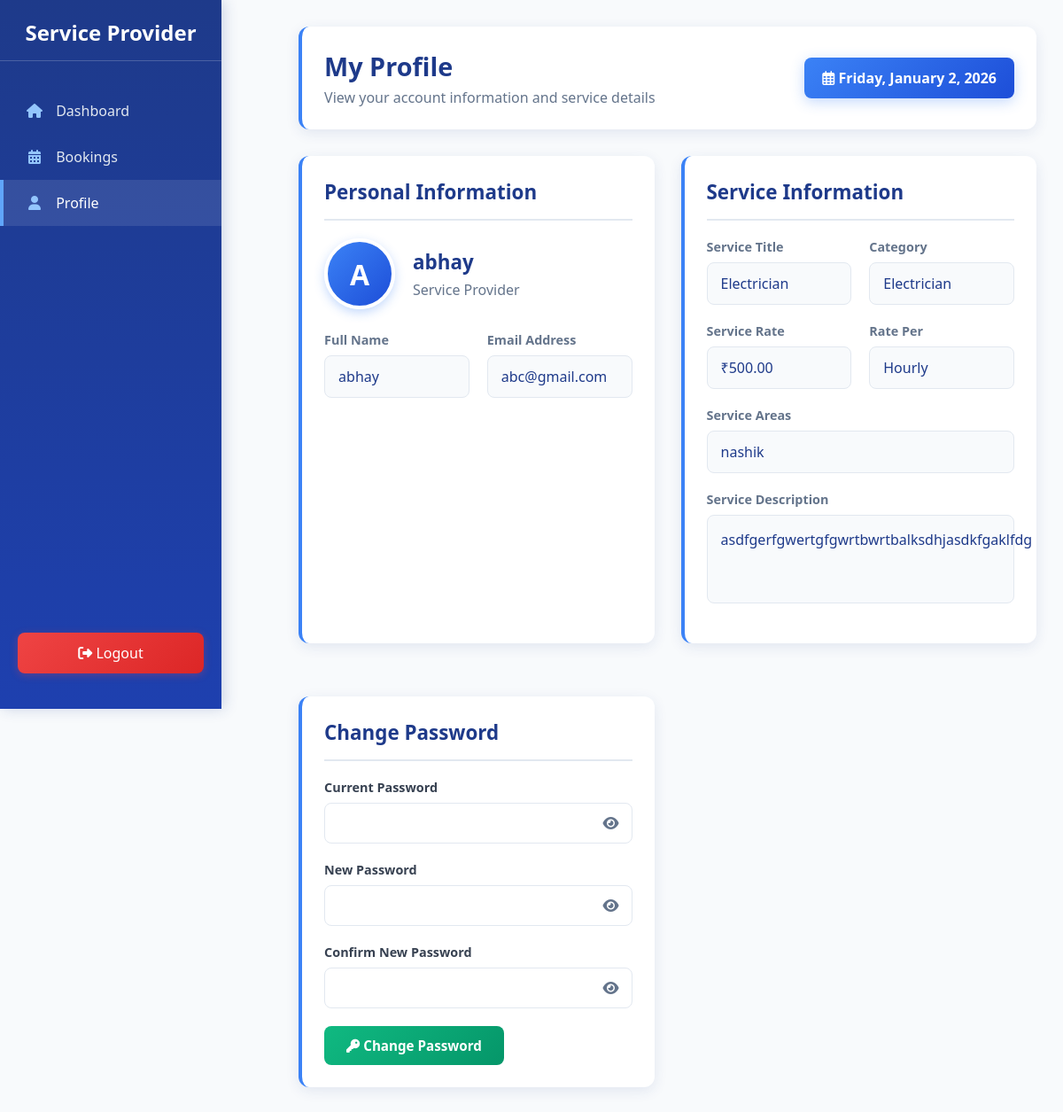
Screenshot of /user/service_provider/profile.php (signed in) with the database file from the repository.
### tables this page shows
CREATE TABLE `service_provider` (
  `id` varchar(30) NOT NULL,
  `user_name` varchar(25) DEFAULT NULL,
  `email` varchar(25) DEFAULT NULL,
  `password` varchar(25) DEFAULT NULL,
  `description` varchar(500) DEFAULT NULL,
  `file` varchar(150) DEFAULT NULL,
  `photo` varchar(150) DEFAULT NULL,
  `status` varchar(10) NOT NULL,
  `category` varchar(100) NOT NULL,
  `per` varchar(20) NOT NULL,
  `title` varchar(50) NOT NULL,
  `service_description` varchar(500) NOT NULL,
  `area` varchar(250) NOT NULL,
  `rate` double NOT NULL
);

### user/service_provider/profile.php (the view, shortened to what this page needs)
<?php
    include '../../include/conn/conn.php';
    $provider_id = $_SESSION['user']['id'];
    $provider_query = "SELECT * FROM service_provider WHERE id = '$provider_id'";
    $provider_result = mysqli_query($conn, $provider_query);
    $provider_data = mysqli_fetch_assoc($provider_result);
?>
<!DOCTYPE html>
<html lang="en">
<head>
<!DOCTYPE html>
<html lang="en">
<head>
    <link rel="stylesheet" href="https://cdnjs.cloudflare.com/ajax/libs/font-awesome/6.4.0/css/all.min.css">
</head>
<body>
    <div class="sidebar">
        <h3>Service Provider</h3>
        <div class="sidebar-nav">
            <a href="index.php"><i class="fas fa-home"></i> <span>Dashboard</span></a>
            <a href="bookings.php"><i class="fas fa-calendar-alt"></i> <span>Bookings</span></a>
            <a href="#" class="active"><i class="fas fa-user"></i> <span>Profile</span></a>
        </div>
        <form action="" method="post">
            <button type="submit" class="logout-btn" name="logout"><i class="fas fa-sign-out-alt"></i> <span>Logout</span></button>
        </form>
    </div>
    <div class="main-content">
        <div class="header">
            <div class="welcome">
                <h1>My Profile</h1>
                <p>View your account information and service details</p>
            </div>
            <div class="date-display">
                <i class="far fa-calendar-alt"></i> <?php echo date("l, F j, Y"); ?>
            </div>
        </div>
        <div class="profile-container">
            <div class="content-section">
                <div class="section-header">
                    <h2>Personal Information</h2>
                </div>
                <div class="profile-header">
                    <div class="profile-avatar">
                        <?php echo isset($provider_data['user_name']) ? strtoupper(substr($provider_data['user_name'], 0, 1)) : 'U'; ?>
                    </div>
                    <div class="profile-info">
                        <h3><?php echo isset($provider_data['user_name']) ? htmlspecialchars($provider_data['user_name']) : 'User'; ?></h3>
                        <p>Service Provider</p>
                    </div>
                </div>
                <div class="details-grid">
                    <div class="detail-group">
                        <span class="detail-label">Full Name</span>
                        <div class="detail-value">
                            <?php echo isset($provider_data['user_name']) ? htmlspecialchars($provider_data['user_name']) : 'Not set'; ?>
                        </div>
                    </div>
                    <div class="detail-group">
                        <span class="detail-label">Email Address</span>
                        <div class="detail-value">
                            <?php echo isset($provider_data['email']) ? htmlspecialchars($provider_data['email']) : 'Not set'; ?>
                        </div>
                    </div>
                </div>
            </div>
            <div class="content-section">
                <div class="section-header">
                    <h2>Service Information</h2>
                </div>
                <div class="details-grid">
                    <div class="detail-group">
                        <span class="detail-label">Service Title</span>
                        <div class="detail-value">
                            <?php echo isset($provider_data['title']) ? htmlspecialchars($provider_data['title']) : 'Not set'; ?>
                        </div>
                    </div>
                    <div class="detail-group">
                        <span class="detail-label">Category</span>
                        <div class="detail-value">
                            <?php
                                if(isset($provider_data['category']) && !empty($provider_data['category'])) {
                                    echo ucfirst(htmlspecialchars($provider_data['category']));
                                } else {
                                    echo 'Not set';
                                }
                            ?>
                        </div>
                    </div>
                    <div class="detail-group">
                        <span class="detail-label">Service Rate</span>
                        <div class="detail-value">
                            <?php
                                if(isset($provider_data['rate']) && !empty($provider_data['rate'])) {
                                    echo '₹' . number_format($provider_data['rate'], 2);
                                } else {
                                    echo 'Not set';
                                }
                            ?>
                        </div>
                    </div>
                    <div class="detail-group">
                        <span class="detail-label">Rate Per</span>
                        <div class="detail-value">
                            <?php
                                if(isset($provider_data['per']) && !empty($provider_data['per'])) {
                                    echo ucfirst(htmlspecialchars($provider_data['per']));
                                } else {
                                    echo 'Not set';
                                }
                            ?>
                        </div>
                    </div>
                    <div class="detail-group full-width">
                        <span class="detail-label">Service Areas</span>
                        <div class="detail-value">
                            <?php echo isset($provider_data['area']) ? htmlspecialchars($provider_data['area']) : 'Not set'; ?>
                        </div>
                    </div>
                    <div class="detail-group full-width">
                        <span class="detail-label">Service Description</span>
                        <div class="description-box">
                            <?php
                                if(isset($provider_data['service_description']) && !empty($provider_data['service_description'])) {
                                    echo nl2br(htmlspecialchars($provider_data['service_description']));
                                } else {
                                    echo 'No service description provided.';
                                }
                            ?>
                        </div>
                    </div>
                </div>
            </div>
            <div class="content-section">
                <div class="section-header">
                    <h2>Change Password</h2>
                </div>
                <form method="POST" action="">
                    <div class="form-group">
                        <label for="current_password">Current Password</label>
                        <div class="password-toggle">
                            <input type="password" id="current_password" name="current_password" class="form-control" required>
                            <i class="fas fa-eye" onclick="togglePassword('current_password')"></i>
                        </div>
                    </div>
                    <div class="form-group">
                        <label for="new_password">New Password</label>
                        <div class="password-toggle">
                            <input type="password" id="new_password" name="new_password" class="form-control" required>
                            <i class="fas fa-eye" onclick="togglePassword('new_password')"></i>
                        </div>
                    </div>
                    <div class="form-group">
                        <label for="confirm_password">Confirm New Password</label>
                        <div class="password-toggle">
                            <input type="password" id="confirm_password" name="confirm_password" class="form-control" required>
                            <i class="fas fa-eye" onclick="togglePassword('confirm_password')"></i>
                        </div>
                    </div>
                    <button type="submit" name="change_password" class="btn btn-success">
                        <i class="fas fa-key"></i> Change Password
                    </button>
                </form>
            </div>
        </div>
    </div>
</body>
</html>

### user/service_provider/profile.php (style rules this page uses)
* { margin: 0; padding: 0; box-sizing: border-box; font-family: 'Segoe UI', Tahoma, Geneva, Verdana, sans-serif; }
body { display: flex; background-color: #f8fafc; color: #2d3748; }
.sidebar { width: 250px; background: linear-gradient(180deg, #1e3a8a, #1e40af); color: white; height: 100vh; position: fixed; padding: 20px 0; display: flex; flex-direction: column; box-shadow: 3px 0 15px rgba(30, 58, 138, 0.2); }
.sidebar h3 { text-align: center; margin-bottom: 30px; padding-bottom: 15px; border-bottom: 1px solid rgba(255, 255, 255, 0.2); font-size: 1.5rem; color: white; font-weight: 600; }
.sidebar-nav { flex: 1; }
.sidebar-nav a { display: block; padding: 15px 25px; color: #e2e8f0; text-decoration: none; transition: all 0.3s; border-left: 4px solid transparent; font-weight: 500; }
.sidebar-nav a:hover, .sidebar-nav a.active { background-color: rgba(255, 255, 255, 0.1); color: white; border-left: 4px solid #60a5fa; }
.sidebar-nav a i { margin-right: 10px; width: 20px; text-align: center; color: #93c5fd; }
.logout-btn { background: linear-gradient(135deg, #ef4444, #dc2626); color: white; border: none; padding: 12px 20px; width: calc(100% - 40px); margin: 20px; border-radius: 8px; cursor: pointer; font-size: 1rem; transition: all 0.3s; font-weight: 500; box-shadow: 0 2px 10px rgba(239, 68, 68, 0.3); }
.main-content { flex: 1; margin-left: 250px; padding: 30px; background-color: #f8fafc; }
.header { display: flex; justify-content: space-between; align-items: center; margin-bottom: 30px; background: white; padding: 25px; border-radius: 12px; box-shadow: 0 4px 15px rgba(30, 58, 138, 0.1); border-left: 4px solid #3b82f6; }
.welcome h1 { color: #1e3a8a; font-size: 1.8rem; font-weight: 700; }
.welcome p { color: #64748b; margin-top: 5px; font-weight: 500; }
.date-display { background: linear-gradient(135deg, #3b82f6, #1d4ed8); padding: 12px 20px; border-radius: 8px; box-shadow: 0 4px 15px rgba(59, 130, 246, 0.3); color: white; font-weight: 600; }
.content-section { background: white; border-radius: 12px; padding: 25px; box-shadow: 0 4px 15px rgba(30, 58, 138, 0.1); margin-bottom: 30px; border-left: 4px solid #3b82f6; }
.section-header { display: flex; justify-content: space-between; align-items: center; margin-bottom: 20px; padding-bottom: 15px; border-bottom: 2px solid #e2e8f0; }
.section-header h2 { color: #1e3a8a; font-size: 1.4rem; font-weight: 700; }
.profile-container { display: grid; grid-template-columns: 1fr 1fr; gap: 30px; }
.profile-header { display: flex; align-items: center; gap: 20px; margin-bottom: 25px; }
.profile-avatar { width: 80px; height: 80px; border-radius: 50%; background: linear-gradient(135deg, #3b82f6, #1d4ed8); display: flex; align-items: center; justify-content: center; color: white; font-size: 2rem; font-weight: bold; border: 4px solid white; box-shadow: 0 4px 12px rgba(59, 130, 246, 0.3); }
.profile-info h3 { color: #1e3a8a; font-size: 1.4rem; margin-bottom: 5px; font-weight: 700; }
.profile-info p { color: #64748b; font-weight: 500; }
.details-grid { display: grid; grid-template-columns: 1fr 1fr; gap: 20px; margin-bottom: 20px; }
.detail-group { display: flex; flex-direction: column; gap: 8px; }
.detail-label { font-size: 0.9rem; color: #64748b; font-weight: 600; }
.detail-value { font-size: 1rem; color: #1e3a8a; font-weight: 500; padding: 12px 15px; background: #f8fafc; border-radius: 8px; border: 1px solid #e2e8f0; }
.full-width { grid-column: 1 / -1; }
.description-box { background: #f8fafc; padding: 15px; border-radius: 8px; border: 1px solid #e2e8f0; color: #1e3a8a; line-height: 1.6; min-height: 100px; }
.btn { padding: 12px 25px; border: none; border-radius: 8px; cursor: pointer; font-size: 0.95rem; font-weight: 600; transition: all 0.3s; }
.btn-success { background: linear-gradient(135deg, #10b981, #059669); color: white; }
.password-toggle { position: relative; }
.password-toggle i { position: absolute; right: 15px; top: 50%; transform: translateY(-50%); cursor: pointer; color: #64748b; }
.form-group { margin-bottom: 20px; }
.form-group label { display: block; margin-bottom: 8px; color: #374151; font-weight: 600; font-size: 0.9rem; }
.form-control { width: 100%; padding: 12px 15px; border: 1px solid #e2e8f0; border-radius: 8px; font-size: 0.95rem; transition: all 0.3s; background: white; }

### rows the page displays
service_provider: user_name "A", user_name "abhay", email "abc@gmail.com", title "Electrician", category "Electrician", rate "500.00", per "Hourly", area "nashik", service_description "asdfgerfgwertgfgwrtbwrtbalksdhjasdkfgaklfdg"
